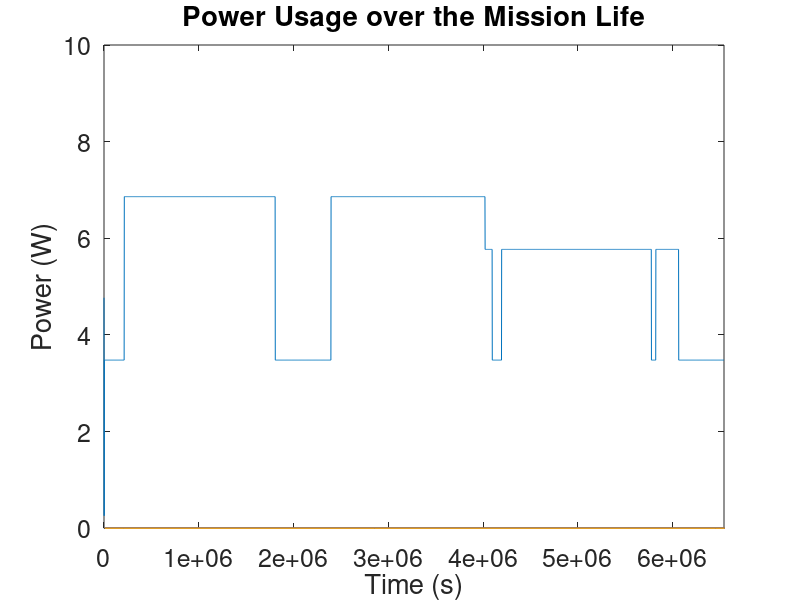

Reproduce this figure in MATLAB. (Note: this script raises an error after producing the figure.)
function powerBudget()
%This function calculates the power drain and compares it to the power
%generated in order to determine the state of charge of the battery over
%the mission lifetime
clear all
close all
clc

%Set defaults for all the graphs
set(0,'DefaultAxesFontSize',18,'DefaultTextFontSize',18)

%Load the mission data
S = load('SLSLunarTraj_mar25.mat');
%Define the useful parameters from this data
%tarray = S.tarray
tarray = S.tarray2;
indicearray = S.indicearray2;
t = S.timespans2;

%Find the time stamps of the different modes
stages = zeros(length(t),1);
stages(1) = t(1);
for ii = 2:length(t)
    stages(ii) = stages(ii-1) + t(ii);
end

%The time between each maneuver
dtPulse = [54000 56970 64470 74110];

%Number of divisions of data
n = length(tarray);

%Find the change in time between steps
for i = 1:n-1
    dt(i) = tarray(i+1)-tarray(i);
end

dt = [dt dt(end)];

%Define Power Modes
postSep = 1;
init = 2;
downlink = 3;
reorient = 4;
elect = 5;
cruise = 6;
fire = 7;
seq = 8; %Fire, electrolyze, reorient sequence

%% THIS SECTION NEEDS TO BE CHANGED %%

%This is the expected maximum duration of each mode in seconds.  These 
%values should be updated as new estimates become available
modeDur = [60 2760 60 300 5097 1 3];

%This vector is the expected power draw at each mode.  These values should
%be updated as the power budget gets finalized.
powerDraw(1:7) = [4.77 
                    0.26 
                    9.19 
                    4.34 
                    8.15
                    3.48 
                    1.68]';
       
powerDraw(8) = (powerDraw(elect)*modeDur(elect) + ...
    powerDraw(reorient)*modeDur(reorient) + ...
    powerDraw(fire)*modeDur(fire))/...
    (modeDur(elect) + modeDur(fire) + modeDur(reorient));
powerDraw(9) = (7.38*5697 + ...
    powerDraw(reorient)*modeDur(reorient) + ...
    powerDraw(fire)*modeDur(fire))/...
    (5697 + modeDur(fire) + modeDur(reorient));
powerDraw(10) = (6.99*6049 + ...
    powerDraw(reorient)*modeDur(reorient) + ...
    powerDraw(fire)*modeDur(fire))/...
    (6049 + modeDur(fire) + modeDur(reorient));
powerDraw(11) = (5.83*7411 + ...
    powerDraw(reorient)*modeDur(reorient) + ...
    powerDraw(fire)*modeDur(fire))/...
    (7411 + modeDur(fire) + modeDur(reorient));

%% Find the power usage at each time step from the power modes

%Initialize the vector that defines the power mode at each time step
powerMode = zeros(n,1);

%Determined the power mode at each time step
for i=1:n
    if tarray(i) <= modeDur(1)
        powerMode(i) = postSep;
    elseif tarray(i) <= (modeDur(1) + modeDur(2))
        powerMode(i) = init;
    elseif tarray(i) <= (modeDur(1) + modeDur(2) + modeDur(3))
        powerMode(i) = downlink;
    elseif tarray(i) <= (modeDur(1) + modeDur(2) + modeDur(3) + modeDur(4))
        powerMode(i) = reorient;
    elseif ~isempty(find(tarray(indicearray) == tarray(i)))
        if tarray(i) < 2e6
            powerMode(i) = 10;
            time = tarray(i);
            k = 1;
            while tarray(i+k) <= time+dtPulse(3)
                powerMode(i+k) = 10;
                k=k+1;
            end
        elseif tarray(i) < 4e6
            powerMode(i) = 10;
            time = tarray(i);
            k = 1;
            while tarray(i+k) <= time+dtPulse(3)
                powerMode(i+k) = 10;
                k=k+1;
            end
        elseif tarray(i) < 6e6 %CHANGED
            powerMode(i) = 11;
            time = tarray(i);
            k = 1;
            %disp(time+dtPulse(4))
            while tarray(i+k) <= time+dtPulse(4)
                powerMode(i+k) = 11;
                k=k+1;
            end
        end
    end
end

%If the satellite isn't defined in one of the modes above, it is cruising
powerMode(powerMode==0) = 6;

%Define the associated power draw expected at each time step now that the
%modes have been determined for each time step
for i = 1:n
    powerUsage(i) = powerDraw(powerMode(i));
end

%Random vector to plot the stages on the graphs
Y = zeros(length(stages));

% Plot the power used over the mission lifetime, and indicate the different
% stages of the satellite mission
figure
plot(tarray,powerUsage,stages,Y)
title('Power Usage over the Mission Life')
xlabel('Time (s)')
ylabel('Power (W)')
axis([0 tarray(end) 0 10])

%Call the powerCalc function to determine the power generated by the solar
%panels at each time step
powerIn = powerCalc2;

%The net power at each step is the power generated minus the power used
netPower = powerIn' - powerUsage;

%% THIS SECTION TO BE CHANGED %%

%The minimum battery capacity.  If the battery design changes, this value
%needs to be updated.
minBatCap = 207792; %[Ws]

%% Battery State Calculations
%Initalize the state of the battery charge vector
batCharge = zeros(n,1);

%Start with the battery fully charged
batCharge(1) = minBatCap;

%The battery charge at every step is the minimum between the previous state
%of the battery plus the net power over the previous time step, or the
%minimum battery capacity which is the battery fully charged
for i = 2:n
    batCharge(i) = min(minBatCap,(batCharge(i-1) + netPower(i)*dt(i)));
end

%The percentage of the battery that is charged
batCharge = batCharge/minBatCap*100;

%Plot the net power over the mission lifetime
figure
plot(tarray,netPower,stages,Y,'x-','MarkerSize',10)
title('Net Power over the Mission Life')
xlabel('Time (s)')
ylabel('Power (W)')
axis([0 tarray(end) -2 4])
whitebg('k')

%Plot the state of the battery charge over the mission lifetime
figure
plot(tarray,batCharge)
title('State of Battery Charge over the Mission Life')
xlabel('Time (s)')
ylabel('Percent Charge (%)')
axis([0 tarray(end) 0 100])
whitebg('k')


end